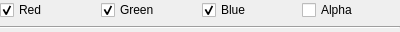
<?xml version="1.0" encoding="UTF-8"?>
<ui version="4.0">
 <class>ChannelSelectEntity</class>
 <widget class="QWidget" name="ChannelSelectEntity">
  <property name="geometry">
   <rect>
    <x>0</x>
    <y>0</y>
    <width>400</width>
    <height>28</height>
   </rect>
  </property>
  <property name="maximumSize">
   <size>
    <width>16777215</width>
    <height>28</height>
   </size>
  </property>
  <property name="windowTitle">
   <string>Form</string>
  </property>
  <layout class="QVBoxLayout" name="verticalLayout">
   <property name="spacing">
    <number>3</number>
   </property>
   <property name="leftMargin">
    <number>0</number>
   </property>
   <property name="topMargin">
    <number>0</number>
   </property>
   <property name="rightMargin">
    <number>0</number>
   </property>
   <property name="bottomMargin">
    <number>3</number>
   </property>
   <item>
    <layout class="QHBoxLayout" name="horizontalLayout">
     <property name="spacing">
      <number>3</number>
     </property>
     <property name="bottomMargin">
      <number>3</number>
     </property>
     <item>
      <widget class="QCheckBox" name="redBox">
       <property name="text">
        <string>Red</string>
       </property>
       <property name="checked">
        <bool>true</bool>
       </property>
      </widget>
     </item>
     <item>
      <widget class="QCheckBox" name="greenBox">
       <property name="text">
        <string>Green</string>
       </property>
       <property name="checked">
        <bool>true</bool>
       </property>
      </widget>
     </item>
     <item>
      <widget class="QCheckBox" name="blueBox">
       <property name="text">
        <string>Blue</string>
       </property>
       <property name="checked">
        <bool>true</bool>
       </property>
      </widget>
     </item>
     <item>
      <widget class="QCheckBox" name="alphaBox">
       <property name="text">
        <string>Alpha</string>
       </property>
      </widget>
     </item>
    </layout>
   </item>
   <item>
    <widget class="Line" name="line">
     <property name="orientation">
      <enum>Qt::Horizontal</enum>
     </property>
    </widget>
   </item>
  </layout>
 </widget>
 <resources/>
 <connections/>
</ui>
